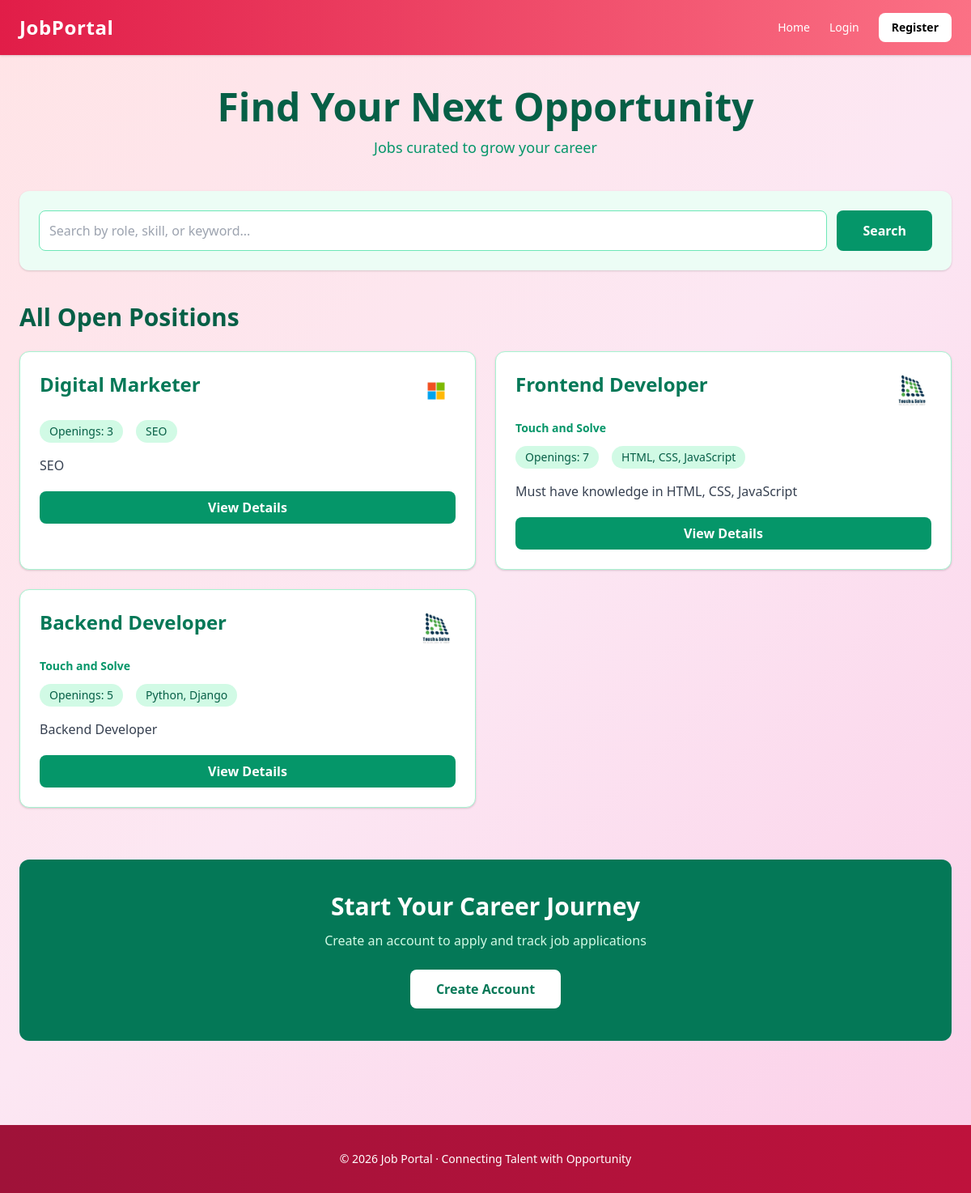
The page / on the database its author committed.
### jobs/models.py (models this page shows)
class Job(models.Model):
    recruiter=models.ForeignKey(User,on_delete=models.CASCADE)
    title=models.CharField(max_length=200)
    description=models.TextField()
    skills=models.TextField()
    openings=models.IntegerField()
    category=models.CharField(max_length=100, default='General')
    company_logo=models.ImageField(upload_to='company_logos/', null=True, blank=True)
    created_at=models.DateTimeField(auto_now_add=True)
    class Meta:
        ordering=['-created_at']

### accounts/models.py (models this page shows)
class RecruiterProfile(models.Model):
    user=models.OneToOneField(User,on_delete=models.CASCADE)
    company_name=models.CharField(max_length=200)
    company_description=models.TextField()

### dashboard/views.py (the view, shortened to what this page needs)
# urls.py: path('', home, name='home'),
def home(request):
    q = request.GET.get('q', '').strip()
    jobs = Job.objects.all()
    matched_jobs = []
    show_skill_match = False
    if q:
        jobs = jobs.filter(title__icontains=q) | jobs.filter(skills__icontains=q) | jobs.filter(description__icontains=q)
    return render(request, 'home.html', {
        'jobs': jobs,
        'matched_jobs': matched_jobs,
        'query': q,
        'show_skill_match': show_skill_match
    })

### templates/home.html (shortened to what this page needs)
{% extends "base.html" %}
{% block content %}
<div class="mb-10 text-center">
  <h1 class="text-5xl font-extrabold text-green-800 mb-3">Find Your Next Opportunity</h1>
  <p class="text-green-600 text-lg">Jobs curated to grow your career</p>
</div>
<div class="bg-green-50 p-6 rounded-xl shadow mb-10">
  <form method="get" class="flex gap-3">
    <input type="text" name="q" placeholder="Search by role, skill, or keyword..." class="flex-1 border border-green-300 p-3 rounded-lg focus:outline-none focus:ring-2 focus:ring-green-500" value="{{ query }}">
    <button type="submit" class="bg-green-600 text-white px-8 py-3 rounded-lg hover:bg-green-700 font-semibold">
      Search
    </button>
  </form>
</div>
<div>
  <h2 class="text-3xl font-bold text-green-800 mb-6">All Open Positions</h2>
  <div class="grid md:grid-cols-2 gap-6">
    {% for job in jobs %}
    <div class="bg-white rounded-xl shadow hover:shadow-xl transition border border-green-200">
      <div class="p-6">
        <div class="flex justify-between items-start mb-3">
          <h3 class="text-2xl font-bold text-green-700">{{ job.title }}</h3>
          {% if job.company_logo %}
          <img src="{{ job.company_logo.url }}" class="h-12 w-12 rounded-full object-cover">
          {% endif %}
        </div>
        <p class="text-sm text-green-600 font-semibold mb-3">
          {% if job.recruiter.recruiterprofile %}
            {{ job.recruiter.recruiterprofile.company_name }}
          {% else %}
            Company
          {% endif %}
        </p>
        <div class="flex flex-wrap gap-4 text-sm mb-4">
          <span class="bg-green-100 text-green-800 px-3 py-1 rounded-full">Openings: {{ job.openings }}</span>
          <span class="bg-green-100 text-green-800 px-3 py-1 rounded-full">{{ job.skills }}</span>
        </div>
        <p class="text-gray-700 mb-5">{{ job.description|truncatechars:180 }}</p>
        <a href="{% url 'job_detail' job.id %}" class="block text-center bg-green-600 text-white py-2 rounded-lg hover:bg-green-700 font-semibold">
          View Details
        </a>
      </div>
    </div>
    {% endfor %}
  </div>
</div>
{% if not user.is_authenticated %}
<div class="mt-16 bg-green-700 rounded-xl p-10 text-center text-white">
  <h3 class="text-3xl font-bold mb-3">Start Your Career Journey</h3>
  <p class="text-green-100 mb-6">Create an account to apply and track job applications</p>
  <a href="{% url 'register' %}" class="inline-block bg-white text-green-700 px-8 py-3 rounded-lg font-bold hover:bg-green-100">
    Create Account
  </a>
</div>
{% endif %}
{% endblock %}

### templates/base.html (shortened to what this page needs)
<!doctype html>
<html>
  <head>
    <link href="https://cdn.jsdelivr.net/npm/tailwindcss@2.2.19/dist/tailwind.min.css" rel="stylesheet">
  </head>
  <body>
    <nav class="shadow">
      <div class="max-w-7xl mx-auto px-6 py-4 flex justify-between items-center">
        <a href="/" class="text-2xl font-extrabold text-white tracking-wide">
          JobPortal
        </a>
        <div class="flex items-center space-x-6 text-sm">
          {% if user.is_authenticated %}
            <a href="{% url 'dashboard' %}" class="text-white font-medium">
              Dashboard
            </a>
            <a href="/accounts/profile/" class="text-white font-medium">
              {{ user.first_name|default:user.username }}
            </a>
            <a href="{% url 'logout' %}" class="bg-white text-red-700 px-4 py-2 rounded-lg hover:bg-red-100 font-semibold">
              Logout
            </a>
          {% else %}
            <a href="/" class="text-white font-medium">
              Home
            </a>
            <a href="/accounts/login/" class="text-white font-medium">
              Login
            </a>
            <a href="/accounts/register/" class="bg-white text-rose-600 px-4 py-2 rounded-lg hover:bg-rose-100 font-semibold">
              Register
            </a>
          {% endif %}
        </div>
      </div>
    </nav>
    <main class="max-w-7xl mx-auto px-6 py-10">
      {% block content %}{% endblock %}
    </main>
    <footer class="text-white text-center py-8 mt-16">
      <p class="text-sm">
        &copy; 2026 Job Portal · Connecting Talent with Opportunity
      </p>
    </footer>
  </body>
</html>

### templates/base.html (style rules this page uses)
body { background: linear-gradient(135deg, #ffe4e6 0%, #fce7f3 50%, #fbcfe8 100%); }
nav { background: linear-gradient(90deg, #e11d48 0%, #fb7185 100%); }
footer { background: linear-gradient(90deg, #9f1239 0%, #be123c 100%); }

### rows shown on the page
Job: title "Digital Marketer", company_logo (picture), openings "3", skills "SEO", description "SEO"
Job: title "Frontend Developer", company_logo (picture), recruiter.recruiterprofile.company_name "Touch and Solve", openings "7", skills "HTML, CSS, JavaScript", description "Must have knowledge in HTML, CSS, JavaScript"
Job: title "Backend Developer", company_logo (picture), recruiter.recruiterprofile.company_name "Touch and Solve", openings "5", skills "Python, Django", description "Backend Developer"
